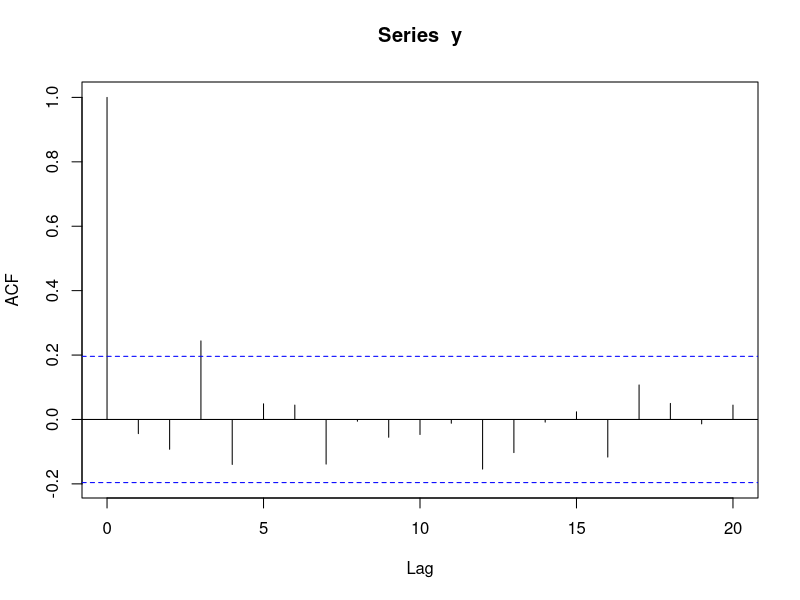
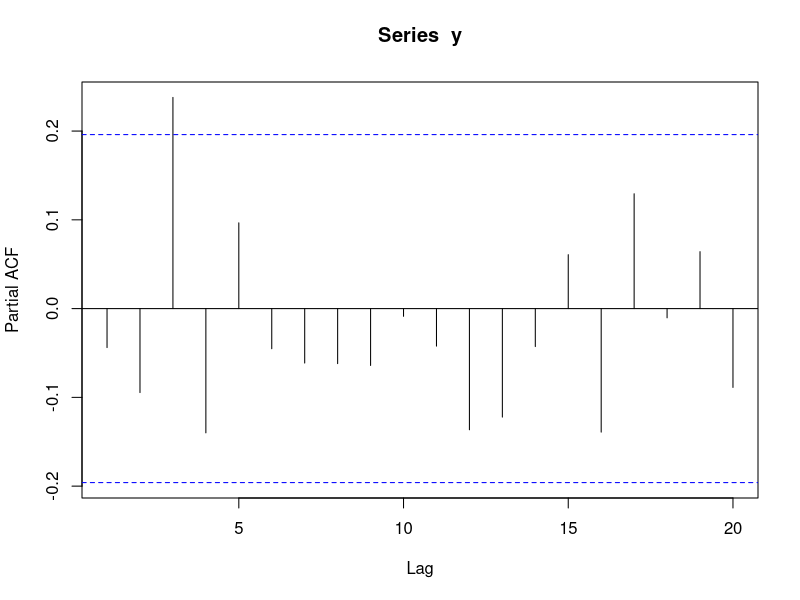
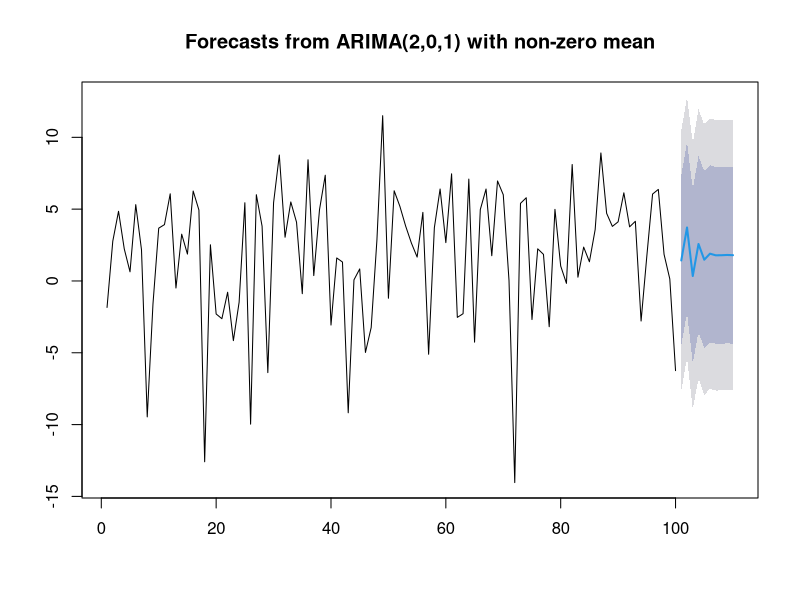
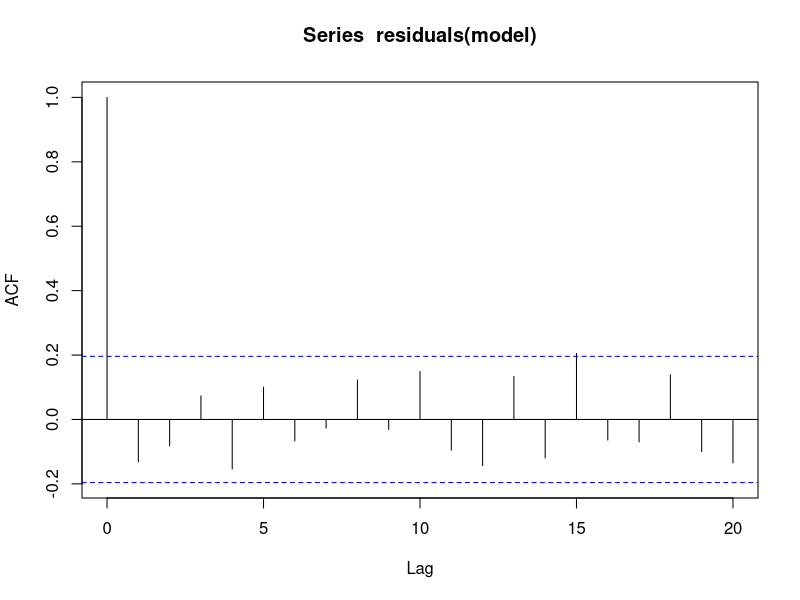

These figures' R source, in order:
set.seed(123)
n <- 100
bo <- 3
b1 <- 4
b2 <- -1.5
x <- rnorm(n, mean = 0, sd = 1)
y <- bo + b1 * x + b2 * x^2 + rnorm(n, mean = 0, sd = 3)
data <- data.frame( x = x, y = y)
model <- lm(y ~ poly(x, 3), data = data)
summary(model)
new_value <- data.frame(x = c(1, 2, 3))
predicted_value <- predict(model, new_value)
print(predicted_value)
model_arm <- arima(y, order = c(1, 0, 0))
summary(model)
acf(y)
confint(model)
pacf(y)
library(forecast)
model_rr <- auto.arima(y)
summary(model_rr)
new_v <- forecast(model_rr, h = 10)
print(new_v)
plot(new_v)
acf(residuals(model))
library(urca)
model_ur <- ur.df(y, type ="none", selectlags = "AIC")
print(model_ur)
summary(model_ur)